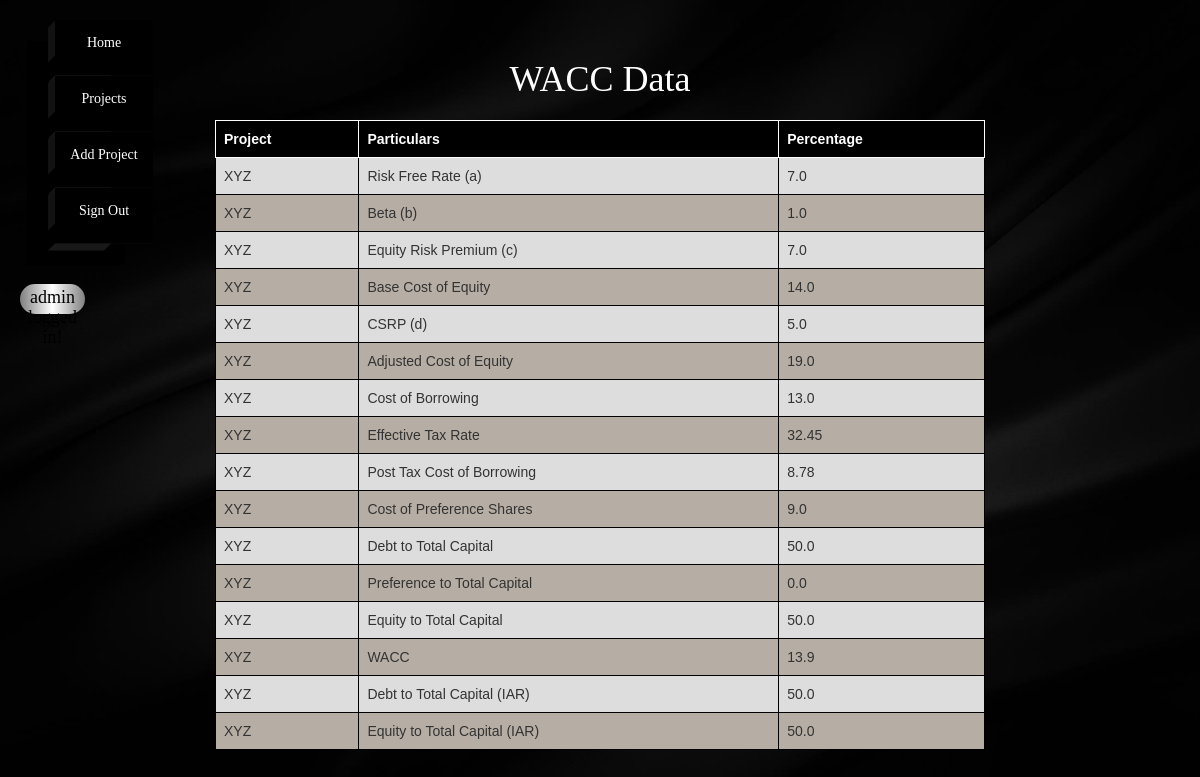
/wacc?id=1 (signed in), run on the app's committed database.
### inputApp/models.py (models this page shows, shortened)
class WACC(models.Model):
    project = models.ForeignKey(Input, on_delete=models.CASCADE)
    particulars = models.CharField(max_length=50)
    percentage = models.FloatField()

class Input(models.Model):
    user = models.ForeignKey(User, on_delete=models.CASCADE)
    organization = models.CharField(max_length=50)
    project = models.CharField(max_length=50)
    valuation_date = models.DateField(blank=True, null=True)
    statutory_corporate_tax_rate = models.FloatField()
    statutory_mat_rate = models.FloatField(blank=True, null=True)
    post_tax_wacc = models.FloatField()
    long_term_growth_rate = models.FloatField()
    company_specific_risk = models.FloatField(blank=True, null=True)
    contingent_liability = models.FloatField(blank=True, null=True)
    total_shares_outstanding = models.FloatField(blank=True, null=True)
    def __str__(self):
        return self.project

### inputApp/views.py (the view, shortened to what this page needs)
# urls.py: url(r'^wacc$', views.wacc, name='wacc'),
@login_required(login_url='login')
def wacc(request):
    id = request.GET['id']
    data = WACC.objects.filter(project=id)
    error = ''
    user = request.user
    data_1 = Input.objects.filter(user=user)
    for i in data_1:
        pid = i.project
    return render(request, 'wacc.html', {'data': data, 'pid': pid, 'error': error})

### inputApp/templates/wacc.html (shortened to what this page needs)
{% extends 'user_details.html' %}
{% block content %}
{% if data %}
<h1 style="text-align: center; font-family: 'Satisfy'; margin: 20px; color: white">WACC Data</h1>
<table>
  <tr>
    <th style="background-color: black; color:white; border: 1px solid white">Project</th>
    <th style="background-color: black; color:white; border: 1px solid white">Particulars</th>
    <th style="background-color: black; color:white; border: 1px solid white">Percentage</th>
  </tr>
    {% for i in data %}
  <tr>
    <td>{{ i.project }}</td>
    <td>{{ i.particulars }}</td>
    <td>{{ i.percentage }}</td>
  </tr>
    {% endfor %}
</table>
{% endif %}
{% endblock %}

### inputApp/templates/index.html (shortened to what this page needs)
<!DOCTYPE html>
<html lang="en">
<head>
    {% load static %}
    <link rel="stylesheet" href="{% static 'css/bootstrap.min.css' %}">
    <link rel="stylesheet" href="{% static 'navbar.css' %}">
    <link rel="stylesheet" href="{% static 'style.css' %}">
    <link href="//netdna.bootstrapcdn.com/font-awesome/3.2.1/css/font-awesome.min.css" rel="stylesheet">
    {% load crispy_forms_tags %}
</head>
<body>
<div class="container-fluid">
    <div class="row">
        <div class="col-xs-2">
            <ul>
                <li>
                    <a class='list-item' href="{% url 'home' %}">
                         Home
                    </a>
                </li>
                <li>
                    <a class='list-item' href="{% url 'user_details' %}">
                         Projects
                    </a>
                </li>
                <li>
                    <a class='list-item' href="{% url 'inputs' %}">
                         Add Project
                    </a>
                </li>
                <li>
                <li>
                    <a class='list-item' href="{% url 'logout' %}">
                         Sign Out
                    </a>
                </li>
            </ul>
            <br>
            <h4 style="color: black; margin-left: 5px; margin-right: 100px; text-align: center; border-radius: 50px;
                background-image: linear-gradient(to right, grey, white, grey); height: 3rem; font-size: 1.8rem; padding-top: 4px; border: none;">
                {{ request.user.username }} logged in!
            </h4>
        </div>
        <div class="col-xs-8">
            <br><br>
            {% block content %}{% endblock %}
        </div>
    </div>
</div>
</body>
</html>

### inputApp/static/navbar.css (style rules this page uses)
*, *:before, *:after { box-sizing: border-box; }
html, body { width: 100%; height: 100%; }
body { -webkit-transform: translate3d(0, 0, 0); transform: translate3d(0, 0, 0); }
ul { position: relative; list-style-type: none; margin-top: 20px; }
.list-item { padding-top: 5px; background: #000; color: white; text-align: center; height: 4em; width: 7em; vertical-align: middle; line-height: 2.5em; border-bottom: 1px solid #060606; position: relative; display: block; text-decoration: none; box-shadow: -2em 1.5em 0 black; transition: all .25s linear; }
.list-item:before, .list-item:after { content: ''; position: absolute; transition: all .25s linear; width: .5em; }
.list-item:after { height: 4em; background: #181818; bottom: -2.25em; left: 1.5em; -webkit-transform: rotate(90deg) skew(0, 45deg); transform: rotate(90deg) skew(0, 45deg); }
.list-item:before { height: 2.5em; background: #121212; top: .25em; left: -.5em; -webkit-transform: skewY(-45deg); transform: skewY(-45deg); }
table { font-family: arial, sans-serif; border-collapse: collapse; width: 100%; }
td, th { border: 1px solid black; text-align: left; padding: 8px; }
tr:nth-child(odd) { background-color: #b6aea4; }
tr:nth-child(even) { background-color: #dddddd; }

### inputApp/static/style.css (style rules this page uses)
body, html { background-image: url(images/back.jpg); height: 100vh; background-size: cover; background-repeat: no; font-family: 'Satisfy'; }

### data on the page
WACC: project "XYZ", particulars "Risk Free Rate (a)", percentage "7.0"
WACC: project "XYZ", particulars "Beta (b)", percentage "1.0"
WACC: project "XYZ", particulars "Equity Risk Premium (c)", percentage "7.0"
WACC: project "XYZ", particulars "Base Cost of Equity", percentage "14.0"
WACC: project "XYZ", particulars "CSRP (d)", percentage "5.0"
WACC: project "XYZ", particulars "Adjusted Cost of Equity", percentage "19.0"
WACC: project "XYZ", particulars "Cost of Borrowing", percentage "13.0"
WACC: project "XYZ", particulars "Effective Tax Rate", percentage "32.45"
WACC: project "XYZ", particulars "Post Tax Cost of Borrowing", percentage "8.78"
WACC: project "XYZ", particulars "Cost of Preference Shares", percentage "9.0"
WACC: project "XYZ", particulars "Debt to Total Capital", percentage "50.0"
WACC: project "XYZ", particulars "Preference to Total Capital", percentage "0.0"
WACC: project "XYZ", particulars "Equity to Total Capital", percentage "50.0"
WACC: project "XYZ", particulars "WACC", percentage "13.9"
WACC: project "XYZ", particulars "Debt to Total Capital (IAR)", percentage "50.0"
WACC: project "XYZ", particulars "Equity to Total Capital (IAR)", percentage "50.0"

### other printed values
{{ request.user.username }} "admin"
